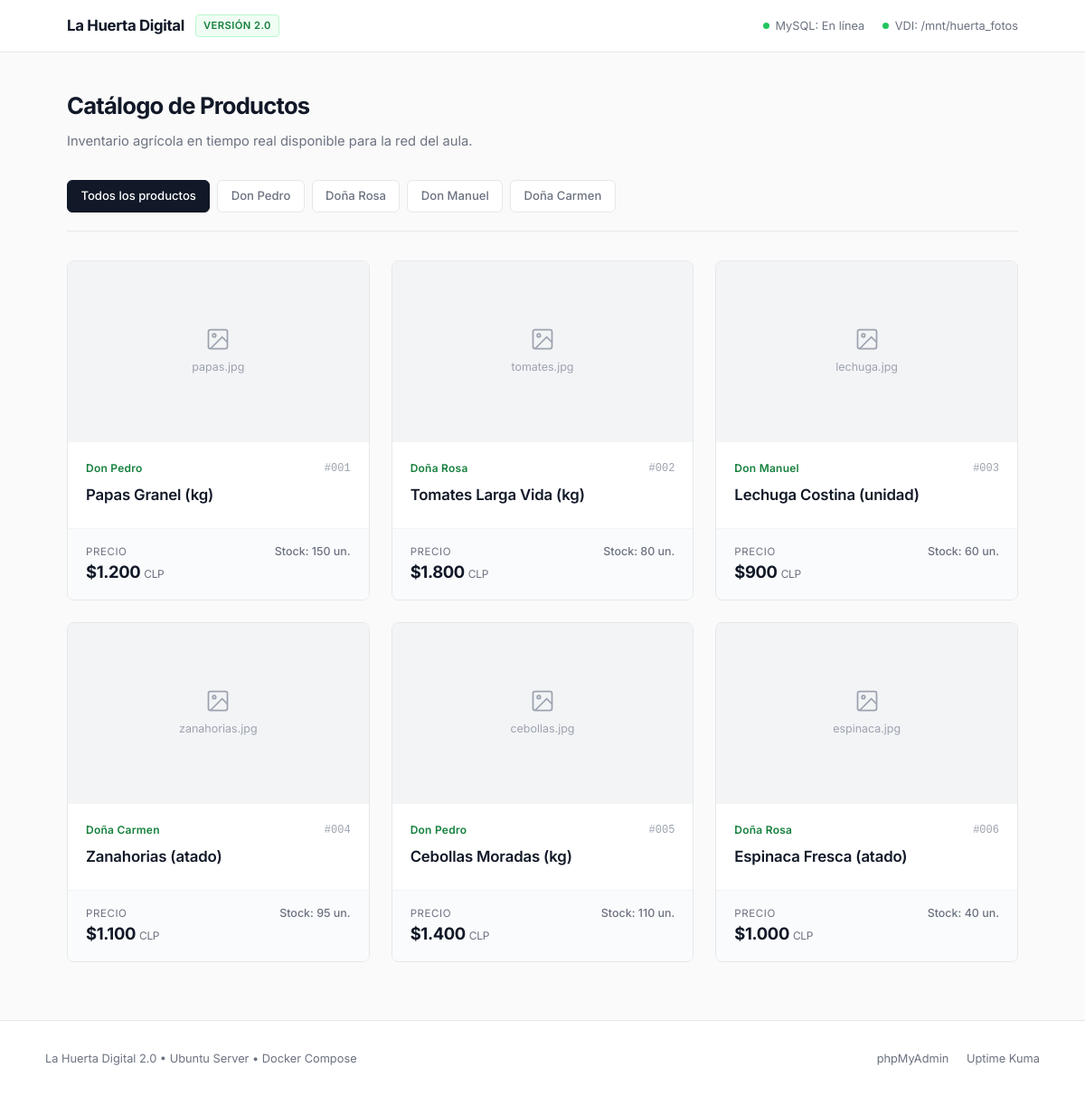
Screenshot of /web/src/index.php with the database file from the repository.
### tables this page shows
CREATE TABLE IF NOT EXISTS productos (
    id INT AUTO_INCREMENT PRIMARY KEY,
    nombre VARCHAR(100) NOT NULL,
    productor VARCHAR(100) NOT NULL,
    precio INT NOT NULL,
    stock INT NOT NULL,
    imagen VARCHAR(255) NOT NULL,
    created_at TIMESTAMP DEFAULT CURRENT_TIMESTAMP
);

### web/src/index.php (the view, shortened to what this page needs)
<?php
$db_host = getenv('DB_HOST') ?: 'db';
$db_name = getenv('DB_NAME') ?: 'HUERTA_DIGITAL';
$db_user = getenv('DB_USER') ?: 'huerta_user';
$db_pass = getenv('DB_PASSWORD') ?: 'huerta_password';
$db_connected = false;
$productos = [];
try {
    $dsn = "mysql:host=$db_host;dbname=$db_name;charset=utf8mb4";
    $pdo = new PDO($dsn, $db_user, $db_pass, [
        PDO::ATTR_ERRMODE => PDO::ERRMODE_EXCEPTION,
        PDO::ATTR_DEFAULT_FETCH_MODE => PDO::FETCH_ASSOC,
        PDO::ATTR_TIMEOUT => 2
    ]);
    $pdo->exec("SET NAMES utf8mb4");
    $db_connected = true;
    $filtro = isset($_GET['productor']) ? trim($_GET['productor']) : '';
    if (!empty($filtro) && $filtro !== 'todos') {
        $stmt = $pdo->prepare("SELECT id, nombre, productor, precio, stock, imagen FROM productos WHERE productor = :prod ORDER BY id ASC");
        $stmt->execute([':prod' => $filtro]);
    } else {
        $stmt = $pdo->query("SELECT id, nombre, productor, precio, stock, imagen FROM productos ORDER BY id ASC");
    }
    $productos = $stmt->fetchAll();
} catch (PDOException $e) {
    $error_message = $e->getMessage();
}
$productores = ['Don Pedro', 'Doña Rosa', 'Don Manuel', 'Doña Carmen'];
?>
<!DOCTYPE html>
<html lang="es">
<head>
</head>
<body>
    <header>
        <div class="header-content">
            <div class="brand">
                <span class="brand-title">La Huerta Digital</span>
                <span class="brand-tag">Versión 2.0</span>
            </div>
            <div class="system-status">
                <div class="status-pill">
                    <span class="dot <?= $db_connected ? '' : 'dot-error' ?>"></span>
                    <span>MySQL: <?= $db_connected ? 'En línea' : 'Sin conexión' ?></span>
                </div>
                <div class="status-pill">
                    <span class="dot"></span>
                    <span>VDI: /mnt/huerta_fotos</span>
                </div>
            </div>
        </div>
    </header>
    <main>
        <div class="section-header">
            <h1>Catálogo de Productos</h1>
            <p>Inventario agrícola en tiempo real disponible para la red del aula.</p>
        </div>
        <div class="filters">
            <a href="index.php" class="filter-btn <?= empty($filtro) || $filtro === 'todos' ? 'active' : '' ?>">Todos los productos</a>
            <?php foreach ($productores as $p): ?>
                <a href="index.php?productor=<?= urlencode($p) ?>" class="filter-btn <?= $filtro === $p ? 'active' : '' ?>">
                    <?= htmlspecialchars($p) ?>
                </a>
            <?php endforeach; ?>
        </div>
        <div class="grid">
            <?php foreach ($productos as $item): ?>
                <?php
                    $ruta_foto = 'imagenes/' . $item['imagen'];
                    $existe_foto = file_exists('/var/www/html/' . $ruta_foto);
                ?>
                <article class="card">
                    <div>
                        <div class="card-media">
                            <?php if ($existe_foto): ?>
                                <?php $v = filemtime('/var/www/html/' . $ruta_foto); ?>
                                <img src="<?= htmlspecialchars($ruta_foto) ?>?v=<?= $v ?>" alt="<?= htmlspecialchars($item['nombre']) ?>" onerror="this.onerror=null; this.parentElement.innerHTML='<div class=\'media-placeholder\'><svg viewBox=\'0 0 24 24\' fill=\'none\' stroke=\'currentColor\'><rect x=\'3\' y=\'3\' width=\'18\' height=\'18\' rx=\'2\' ry=\'2\'></rect><circle cx=\'8.5\' cy=\'8.5\' r=\'1.5\'></circle><polyline points=\'21 15 16 10 5 21\'></polyline></svg><span>Foto no accesible (verifique permisos)</span></div>';">
                            <?php else: ?>
                                <div class="media-placeholder">
                                    <svg viewBox="0 0 24 24" fill="none" stroke="currentColor">
                                        <rect x="3" y="3" width="18" height="18" rx="2" ry="2"></rect>
                                        <circle cx="8.5" cy="8.5" r="1.5"></circle>
                                        <polyline points="21 15 16 10 5 21"></polyline>
                                    </svg>
                                    <span><?= htmlspecialchars($item['imagen']) ?></span>
                                </div>
                            <?php endif; ?>
                        </div>
                        <div class="card-body">
                            <div class="card-meta">
                                <span class="producer-label"><?= htmlspecialchars($item['productor']) ?></span>
                                <span class="sku-label">#00<?= $item['id'] ?></span>
                            </div>
                            <h2 class="card-title"><?= htmlspecialchars($item['nombre']) ?></h2>
                        </div>
                    </div>
                    <div class="card-footer">
                        <div>
                            <span class="price-label">Precio</span>
                            <span class="price-value">$<?= number_format($item['precio'], 0, ',', '.') ?> <span style="font-size:0.75rem;font-weight:400;color:var(--text-muted)">CLP</span></span>
                        </div>
                        <span class="stock-tag">Stock: <?= $item['stock'] ?> un.</span>
                    </div>
                </article>
            <?php endforeach; ?>
        </div>
    </main>
    <footer>
        <div class="footer-content">
            <div>
                <span>La Huerta Digital 2.0 &bull; Ubuntu Server &bull; Docker Compose</span>
            </div>
            <div class="footer-links">
                <a href="http://<?= $_SERVER['SERVER_NAME'] ?>:8080" target="_blank">phpMyAdmin</a>
                <a href="http://<?= $_SERVER['SERVER_NAME'] ?>:3001" target="_blank">Uptime Kuma</a>
            </div>
        </div>
    </footer>
</body>
</html>

### web/src/index.php (style rules this page uses)
:root { --bg: #fafafa; --surface: #ffffff; --border: #e5e7eb; --border-subtle: #f3f4f6; --text-main: #111827; --text-muted: #6b7280; --accent: #15803d; --accent-soft: #f0fdf4; --danger: #b91c1c; }
* { box-sizing: border-box; margin: 0; padding: 0; }
body { font-family: 'Inter', -apple-system, BlinkMacSystemFont, "Segoe UI", Roboto, sans-serif; background-color: var(--bg); color: var(--text-main); line-height: 1.5; -webkit-font-smoothing: antialiased; }
header { background: var(--surface); border-bottom: 1px solid var(--border); position: sticky; top: 0; z-index: 20; }
.header-content { max-width: 1100px; margin: 0 auto; padding: 1rem 1.5rem; display: flex; justify-content: space-between; align-items: center; }
.brand { display: flex; align-items: center; gap: 0.75rem; }
.brand-title { font-size: 1.05rem; font-weight: 700; letter-spacing: -0.02em; color: var(--text-main); }
.brand-tag { font-size: 0.7rem; font-weight: 600; background: var(--accent-soft); color: var(--accent); padding: 0.2rem 0.5rem; border-radius: 4px; border: 1px solid #bbf7d0; text-transform: uppercase; letter-spacing: 0.04em; }
.system-status { display: flex; align-items: center; gap: 1.25rem; font-size: 0.8rem; color: var(--text-muted); }
.status-pill { display: flex; align-items: center; gap: 0.4rem; }
.dot { width: 7px; height: 7px; border-radius: 50%; background: #22c55e; }
main { max-width: 1100px; margin: 0 auto; padding: 2.5rem 1.5rem 4rem 1.5rem; }
.section-header { margin-bottom: 2rem; display: flex; flex-direction: column; gap: 0.5rem; }
.section-header h1 { font-size: 1.6rem; font-weight: 700; letter-spacing: -0.03em; }
.section-header p { color: var(--text-muted); font-size: 0.92rem; }
.filters { display: flex; flex-wrap: wrap; gap: 0.5rem; margin-bottom: 2rem; padding-bottom: 1.25rem; border-bottom: 1px solid var(--border); }
.filter-btn { font-size: 0.82rem; font-weight: 500; padding: 0.45rem 0.9rem; border-radius: 6px; text-decoration: none; color: var(--text-muted); background: var(--surface); border: 1px solid var(--border); transition: all 0.15s ease; }
.filter-btn.active { background: var(--text-main); color: #ffffff; border-color: var(--text-main); }
.grid { display: grid; grid-template-columns: repeat(auto-fill, minmax(310px, 1fr)); gap: 1.5rem; }
.card { background: var(--surface); border: 1px solid var(--border); border-radius: 8px; overflow: hidden; display: flex; flex-direction: column; justify-content: space-between; transition: border-color 0.2s ease, box-shadow 0.2s ease; }
.card-media { width: 100%; height: 200px; background: #f3f4f6; position: relative; overflow: hidden; display: flex; align-items: center; justify-content: center; border-bottom: 1px solid var(--border-subtle); }
.media-placeholder { display: flex; flex-direction: column; align-items: center; justify-content: center; gap: 0.5rem; color: #9ca3af; font-size: 0.78rem; text-align: center; padding: 1rem; }
.media-placeholder svg { width: 28px; height: 28px; stroke: currentColor; stroke-width: 1.5; }
.card-body { padding: 1.25rem; flex: 1; }
.card-meta { display: flex; justify-content: space-between; align-items: center; margin-bottom: 0.5rem; font-size: 0.75rem; }
.producer-label { font-weight: 600; color: var(--accent); letter-spacing: 0.02em; }
.sku-label { color: #9ca3af; font-family: ui-monospace, SFMono-Regular, Menlo, Monaco, Consolas, monospace; }
.card-title { font-size: 1.05rem; font-weight: 600; color: var(--text-main); letter-spacing: -0.01em; margin-bottom: 0.25rem; }
.card-footer { padding: 1rem 1.25rem; background: #fafbfc; border-top: 1px solid var(--border-subtle); display: flex; justify-content: space-between; align-items: baseline; }
.price-label { font-size: 0.72rem; color: var(--text-muted); text-transform: uppercase; letter-spacing: 0.05em; display: block; }
.price-value { font-size: 1.15rem; font-weight: 700; color: var(--text-main); letter-spacing: -0.02em; }
.stock-tag { font-size: 0.78rem; color: var(--text-muted); font-weight: 500; }
footer { border-top: 1px solid var(--border); background: var(--surface); padding: 2rem 1.5rem; font-size: 0.8rem; color: var(--text-muted); }
.footer-content { max-width: 1100px; margin: 0 auto; display: flex; flex-wrap: wrap; justify-content: space-between; align-items: center; gap: 1rem; }
.footer-links a { color: var(--text-muted); text-decoration: none; margin-left: 1rem; transition: color 0.15s; }

### rows the page displays
productos: imagen "papas.jpg", productor "Don Pedro", id "1", nombre "Papas Granel (kg)", precio "1.200", stock "150"
productos: imagen "tomates.jpg", productor "Doña Rosa", id "2", nombre "Tomates Larga Vida (kg)", precio "1.800", stock "80"
productos: imagen "lechuga.jpg", productor "Don Manuel", id "3", nombre "Lechuga Costina (unidad)", precio "900", stock "60"
productos: imagen "zanahorias.jpg", productor "Doña Carmen", id "4", nombre "Zanahorias (atado)", precio "1.100", stock "95"
productos: imagen "cebollas.jpg", productor "Don Pedro", id "5", nombre "Cebollas Moradas (kg)", precio "1.400", stock "110"
productos: imagen "espinaca.jpg", productor "Doña Rosa", id "6", nombre "Espinaca Fresca (atado)", precio "1.000", stock "40"

### other values shown
$p "Don Pedro"
$p "Doña Rosa"
$p "Don Manuel"
$p "Doña Carmen"
